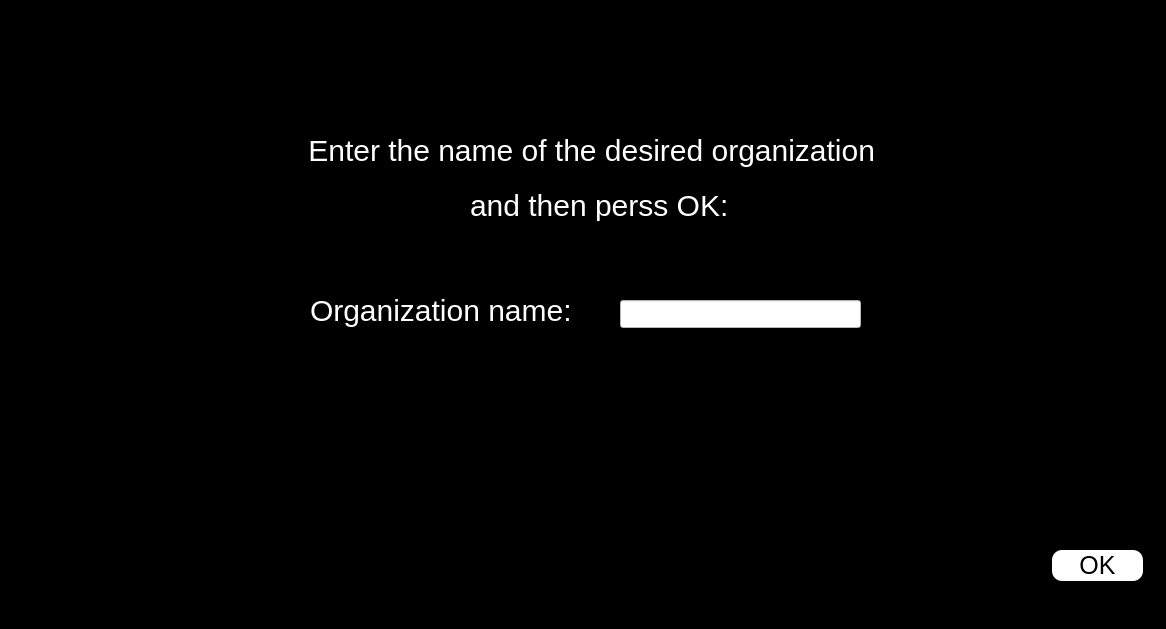
<?xml version="1.0" encoding="UTF-8"?>
<ui version="4.0">
 <class>key_pass_organ</class>
 <widget class="QWidget" name="key_pass_organ">
  <property name="geometry">
   <rect>
    <x>0</x>
    <y>0</y>
    <width>1166</width>
    <height>629</height>
   </rect>
  </property>
  <property name="windowTitle">
   <string>Form</string>
  </property>
  <property name="styleSheet">
   <string notr="true">#key_pass_organ
{
background-color:black;
}</string>
  </property>
  <widget class="QLabel" name="label">
   <property name="geometry">
    <rect>
     <x>300</x>
     <y>130</y>
     <width>591</width>
     <height>41</height>
    </rect>
   </property>
   <property name="styleSheet">
    <string notr="true">#label
{
color:white;
font-size:30px;
}</string>
   </property>
   <property name="text">
    <string> Enter the name of the desired organization</string>
   </property>
  </widget>
  <widget class="QLabel" name="label_pass">
   <property name="geometry">
    <rect>
     <x>310</x>
     <y>290</y>
     <width>271</width>
     <height>41</height>
    </rect>
   </property>
   <property name="styleSheet">
    <string notr="true">#label_pass
{
color:white;
font-size:30px;
}</string>
   </property>
   <property name="text">
    <string>Organization name:</string>
   </property>
  </widget>
  <widget class="QLabel" name="label_2">
   <property name="geometry">
    <rect>
     <x>470</x>
     <y>190</y>
     <width>271</width>
     <height>31</height>
    </rect>
   </property>
   <property name="styleSheet">
    <string notr="true">#label_2
{
color:white;
font-size:30px;
}</string>
   </property>
   <property name="text">
    <string>and then perss OK:</string>
   </property>
  </widget>
  <widget class="QLineEdit" name="led_pass">
   <property name="geometry">
    <rect>
     <x>620</x>
     <y>300</y>
     <width>241</width>
     <height>28</height>
    </rect>
   </property>
   <property name="styleSheet">
    <string notr="true">#led_pass
{
background-color:white;
}</string>
   </property>
  </widget>
  <widget class="QPushButton" name="pbn_pass">
   <property name="geometry">
    <rect>
     <x>1052</x>
     <y>550</y>
     <width>91</width>
     <height>31</height>
    </rect>
   </property>
   <property name="styleSheet">
    <string notr="true">#pbn_pass:hover
{
background-color:white;
order:1px solidgreen; 
}
#pbn_pass
{
background-color:white;
border-radius:10px;
font-size:25px;
}</string>
   </property>
   <property name="text">
    <string>OK</string>
   </property>
  </widget>
 </widget>
 <resources/>
 <connections/>
</ui>
